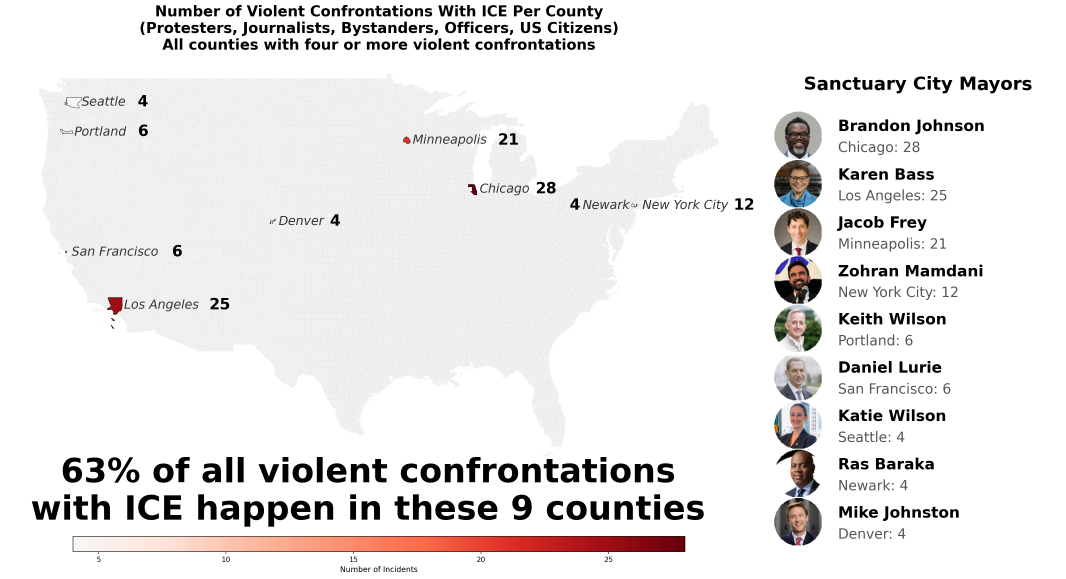
#> input picture non_immigrant_incident_map_county_filtered.png, 3198 x 1736 px, found by its file name (shown at 1/3 size)
$ python generate_combined_figure.py
#> lines starting #> are read from the running program, lines starting #| are printed output that depends on the picture
"""
Combine the county map and pie chart into a single stacked figure.
Map on top, pie chart on bottom, scaled to match widths.
"""
from PIL import Image

# Load the two images
map_img = Image.open('non_immigrant_incident_map_county_filtered.png')
#> map_img is the input picture: PIL image 3198x1736 RGBA; mean R, G, B, A 235.1, 233.3, 233, 255
pie_img = Image.open('non_immigrant_pie_charts.png')
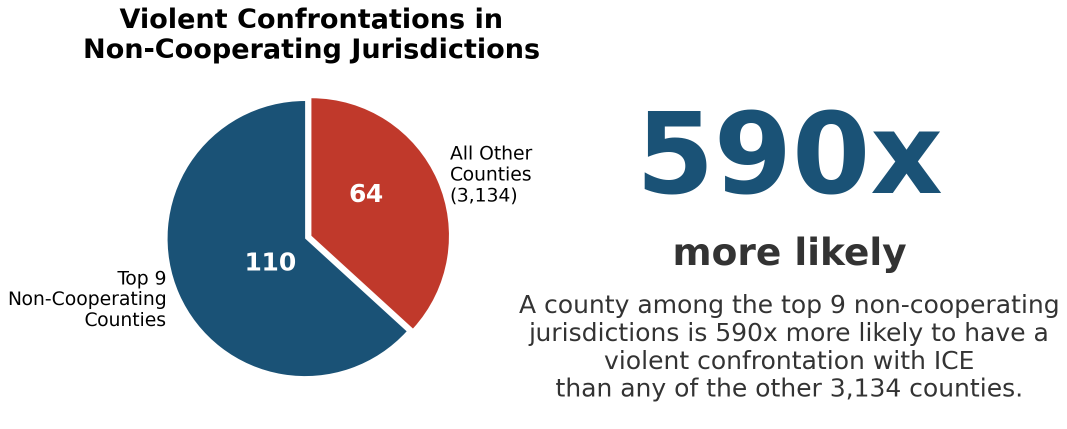
#> input picture non_immigrant_pie_charts.png, 2134 x 858 px, found by its file name (shown at 1/2 size)
#> pie_img is the input picture: PIL image 2134x858 RGBA; mean R, G, B, A 217, 216.7, 219.9, 255

print(f"Map dimensions: {map_img.size}")
#| Map dimensions: (3198, 1736)
print(f"Pie chart dimensions: {pie_img.size}")
#| Pie chart dimensions: (2134, 858)

# Determine target width (use the larger width)
target_width = max(map_img.width, pie_img.width)
#> target_width = 3198

# Scale images to match target width while preserving aspect ratio
def scale_to_width(img, target_w):
    if img.width == target_w:
        return img
    ratio = target_w / img.width
    new_height = int(img.height * ratio)
    return img.resize((target_w, new_height), Image.LANCZOS)

map_scaled = scale_to_width(map_img, target_width)
pie_scaled = scale_to_width(pie_img, target_width)
#> call 2 of scale_to_width, with target_w = 3198
#> in scale_to_width (call 2), `return img.resize((target_w, new_height), Image.LANCZOS)`:
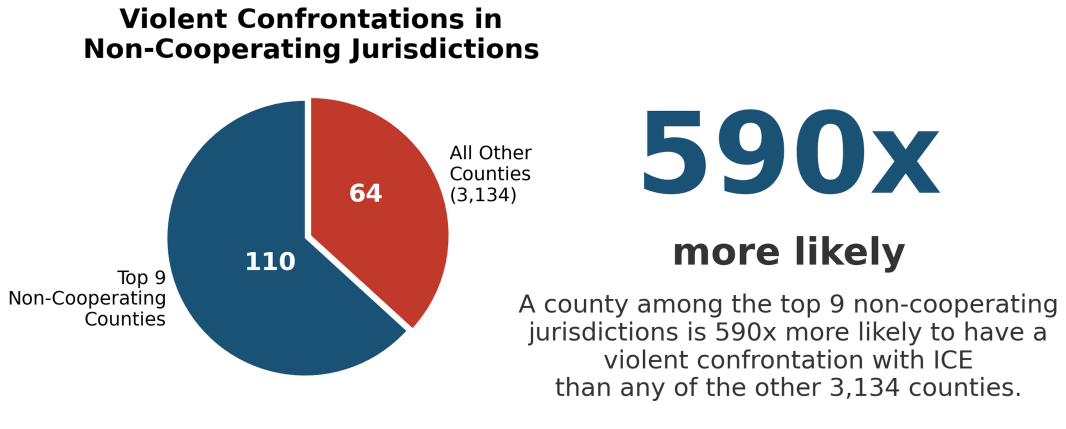
#> returned value: PIL image 3198x1285 RGBA (shown at 1/3 size); mean R, G, B, A 216.9, 216.6, 219.8, 255

print(f"Map scaled: {map_scaled.size}")
#| Map scaled: (3198, 1736)
print(f"Pie scaled: {pie_scaled.size}")
#| Pie scaled: (3198, 1285)

# Create combined image (stack vertically)
combined_height = map_scaled.height + pie_scaled.height
#> combined_height = 3021
combined = Image.new('RGB', (target_width, combined_height), 'white')
#> combined: PIL image 3198x3021 RGB; every value is 255

# Paste map on top
combined.paste(map_scaled, (0, 0))
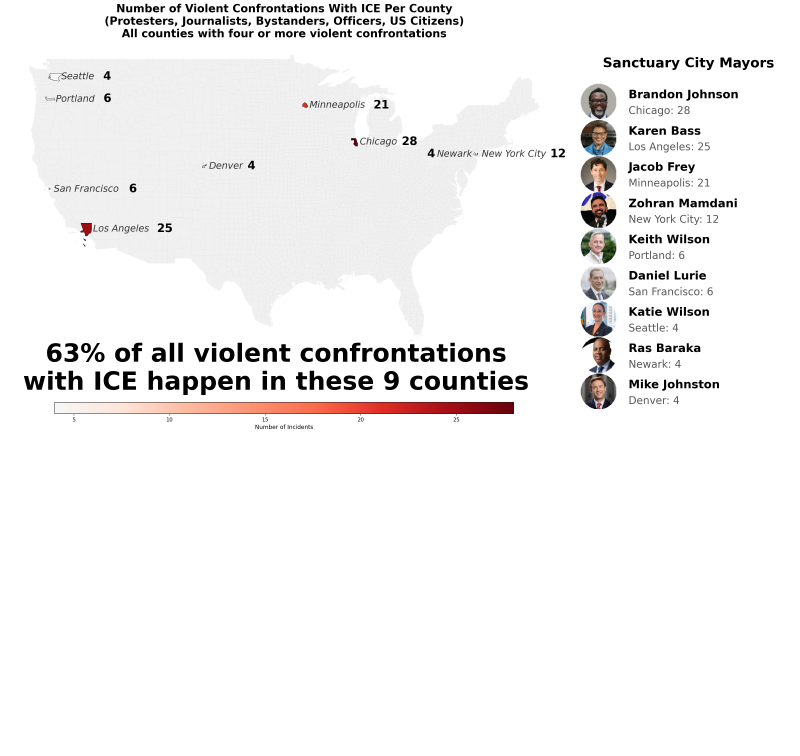
#> combined: PIL image 3198x3021 RGB (shown at 1/4 size); mean R, G, B 243.6, 242.6, 242.4

# Paste pie chart below
combined.paste(pie_scaled, (0, map_scaled.height))
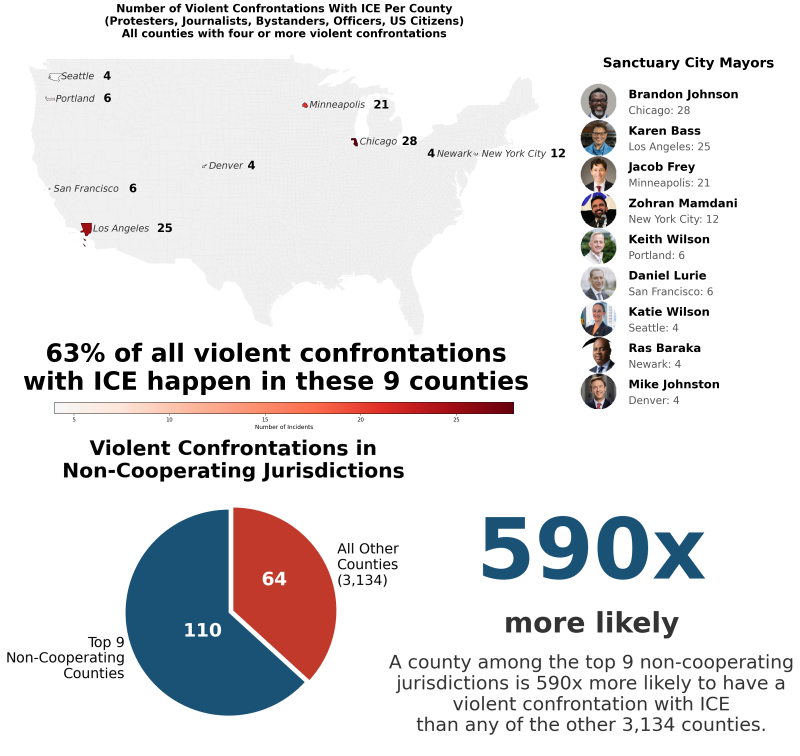
#> combined: PIL image 3198x3021 RGB (shown at 1/4 size); mean R, G, B 227.4, 226.2, 227.4

# Save
combined.save('non_immigrant_combined.png', dpi=(150, 150))
print(f"\nCombined figure saved: non_immigrant_combined.png")
print(f"Final dimensions: {combined.size}")
#| Final dimensions: (3198, 3021)
